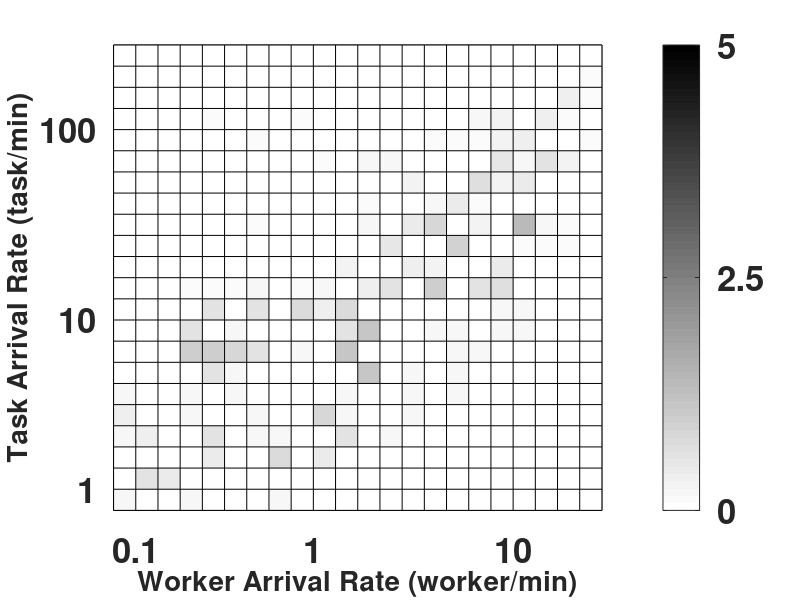

Recreate this plot in MATLAB.
X = csvread('bi_abi.csv');
%normal
%figure('Colormap',...
%    [1 1 1;0.98412698507309 0.98412698507309 0.98412698507309;0.968253970146179 0.968253970146179 0.968253970146179;0.952380955219269 0.952380955219269 0.952380955219269;0.936507940292358 0.936507940292358 0.936507940292358;0.920634925365448 0.920634925365448 0.920634925365448;0.904761910438538 0.904761910438538 0.904761910438538;0.888888895511627 0.888888895511627 0.888888895511627;0.873015880584717 0.873015880584717 0.873015880584717;0.857142865657806 0.857142865657806 0.857142865657806;0.841269850730896 0.841269850730896 0.841269850730896;0.825396835803986 0.825396835803986 0.825396835803986;0.809523820877075 0.809523820877075 0.809523820877075;0.793650805950165 0.793650805950165 0.793650805950165;0.777777791023254 0.777777791023254 0.777777791023254;0.761904776096344 0.761904776096344 0.761904776096344;0.746031761169434 0.746031761169434 0.746031761169434;0.730158746242523 0.730158746242523 0.730158746242523;0.714285731315613 0.714285731315613 0.714285731315613;0.698412716388702 0.698412716388702 0.698412716388702;0.682539701461792 0.682539701461792 0.682539701461792;0.666666686534882 0.666666686534882 0.666666686534882;0.650793671607971 0.650793671607971 0.650793671607971;0.634920656681061 0.634920656681061 0.634920656681061;0.61904764175415 0.61904764175415 0.61904764175415;0.60317462682724 0.60317462682724 0.60317462682724;0.58730161190033 0.58730161190033 0.58730161190033;0.571428596973419 0.571428596973419 0.571428596973419;0.555555582046509 0.555555582046509 0.555555582046509;0.539682567119598 0.539682567119598 0.539682567119598;0.523809552192688 0.523809552192688 0.523809552192688;0.507936537265778 0.507936537265778 0.507936537265778;0.492063492536545 0.492063492536545 0.492063492536545;0.476190477609634 0.476190477609634 0.476190477609634;0.460317462682724 0.460317462682724 0.460317462682724;0.444444447755814 0.444444447755814 0.444444447755814;0.428571432828903 0.428571432828903 0.428571432828903;0.412698417901993 0.412698417901993 0.412698417901993;0.396825402975082 0.396825402975082 0.396825402975082;0.380952388048172 0.380952388048172 0.380952388048172;0.365079373121262 0.365079373121262 0.365079373121262;0.349206358194351 0.349206358194351 0.349206358194351;0.333333343267441 0.333333343267441 0.333333343267441;0.31746032834053 0.31746032834053 0.31746032834053;0.30158731341362 0.30158731341362 0.30158731341362;0.28571429848671 0.28571429848671 0.28571429848671;0.269841283559799 0.269841283559799 0.269841283559799;0.253968268632889 0.253968268632889 0.253968268632889;0.238095238804817 0.238095238804817 0.238095238804817;0.222222223877907 0.222222223877907 0.222222223877907;0.206349208950996 0.206349208950996 0.206349208950996;0.190476194024086 0.190476194024086 0.190476194024086;0.174603179097176 0.174603179097176 0.174603179097176;0.158730164170265 0.158730164170265 0.158730164170265;0.142857149243355 0.142857149243355 0.142857149243355;0.126984134316444 0.126984134316444 0.126984134316444;0.111111111938953 0.111111111938953 0.111111111938953;0.095238097012043 0.095238097012043 0.095238097012043;0.0793650820851326 0.0793650820851326 0.0793650820851326;0.0634920671582222 0.0634920671582222 0.0634920671582222;0.0476190485060215 0.0476190485060215 0.0476190485060215;0.0317460335791111 0.0317460335791111 0.0317460335791111;0.0158730167895556 0.0158730167895556 0.0158730167895556;0 0 0]);

%diff
figure('Colormap',...
   [1 1 1;0.98412698507309 0.98412698507309 0.98412698507309;0.968253970146179 0.968253970146179 0.968253970146179;0.952380955219269 0.952380955219269 0.952380955219269;0.936507940292358 0.936507940292358 0.936507940292358;0.920634925365448 0.920634925365448 0.920634925365448;0.904761910438538 0.904761910438538 0.904761910438538;0.888888895511627 0.888888895511627 0.888888895511627;0.873015880584717 0.873015880584717 0.873015880584717;0.857142865657806 0.857142865657806 0.857142865657806;0.841269850730896 0.841269850730896 0.841269850730896;0.825396835803986 0.825396835803986 0.825396835803986;0.809523820877075 0.809523820877075 0.809523820877075;0.793650805950165 0.793650805950165 0.793650805950165;0.777777791023254 0.777777791023254 0.777777791023254;0.761904776096344 0.761904776096344 0.761904776096344;0.746031761169434 0.746031761169434 0.746031761169434;0.730158746242523 0.730158746242523 0.730158746242523;0.714285731315613 0.714285731315613 0.714285731315613;0.698412716388702 0.698412716388702 0.698412716388702;0.682539701461792 0.682539701461792 0.682539701461792;0.666666686534882 0.666666686534882 0.666666686534882;0.650793671607971 0.650793671607971 0.650793671607971;0.634920656681061 0.634920656681061 0.634920656681061;0.61904764175415 0.61904764175415 0.61904764175415;0.60317462682724 0.60317462682724 0.60317462682724;0.58730161190033 0.58730161190033 0.58730161190033;0.571428596973419 0.571428596973419 0.571428596973419;0.555555582046509 0.555555582046509 0.555555582046509;0.539682567119598 0.539682567119598 0.539682567119598;0.523809552192688 0.523809552192688 0.523809552192688;0.507936537265778 0.507936537265778 0.507936537265778;0.492063492536545 0.492063492536545 0.492063492536545;0.476190477609634 0.476190477609634 0.476190477609634;0.460317462682724 0.460317462682724 0.460317462682724;0.444444447755814 0.444444447755814 0.444444447755814;0.428571432828903 0.428571432828903 0.428571432828903;0.412698417901993 0.412698417901993 0.412698417901993;0.396825402975082 0.396825402975082 0.396825402975082;0.380952388048172 0.380952388048172 0.380952388048172;0.365079373121262 0.365079373121262 0.365079373121262;0.349206358194351 0.349206358194351 0.349206358194351;0.333333343267441 0.333333343267441 0.333333343267441;0.31746032834053 0.31746032834053 0.31746032834053;0.30158731341362 0.30158731341362 0.30158731341362;0.28571429848671 0.28571429848671 0.28571429848671;0.269841283559799 0.269841283559799 0.269841283559799;0.253968268632889 0.253968268632889 0.253968268632889;0.238095238804817 0.238095238804817 0.238095238804817;0.222222223877907 0.222222223877907 0.222222223877907;0.206349208950996 0.206349208950996 0.206349208950996;0.190476194024086 0.190476194024086 0.190476194024086;0.174603179097176 0.174603179097176 0.174603179097176;0.158730164170265 0.158730164170265 0.158730164170265;0.142857149243355 0.142857149243355 0.142857149243355;0.126984134316444 0.126984134316444 0.126984134316444;0.111111111938953 0.111111111938953 0.111111111938953;0.095238097012043 0.095238097012043 0.095238097012043;0.0793650820851326 0.0793650820851326 0.0793650820851326;0.0634920671582222 0.0634920671582222 0.0634920671582222;0.0476190485060215 0.0476190485060215 0.0476190485060215;0.0317460335791111 0.0317460335791111 0.0317460335791111;0.0158730167895556 0.0158730167895556 0.0158730167895556;0 0 0]);

p = pcolor(X);
size(X)
set(gca,'XTick',[2 10 19],'XTickLabel',[0.1 1 10],'YTick',[2 10 19],'YTickLabel', [1 10 100], 'fontWeight','bold','fontsize', 25);
%set(gca,'CLim',[0 100]);
set(gca,'CLim',[0 5]);
xlabel('Worker Arrival Rate (worker/min)', 'FontWeight', 'Bold', 'FontSize', 20);
ylabel('Task Arrival Rate (task/min)', 'FontWeight', 'Bold', 'FontSize', 20);
cb = colorbar;
set(cb,'YTick', [0 2.5 5],'fontWeight','bold','FontSize',25);